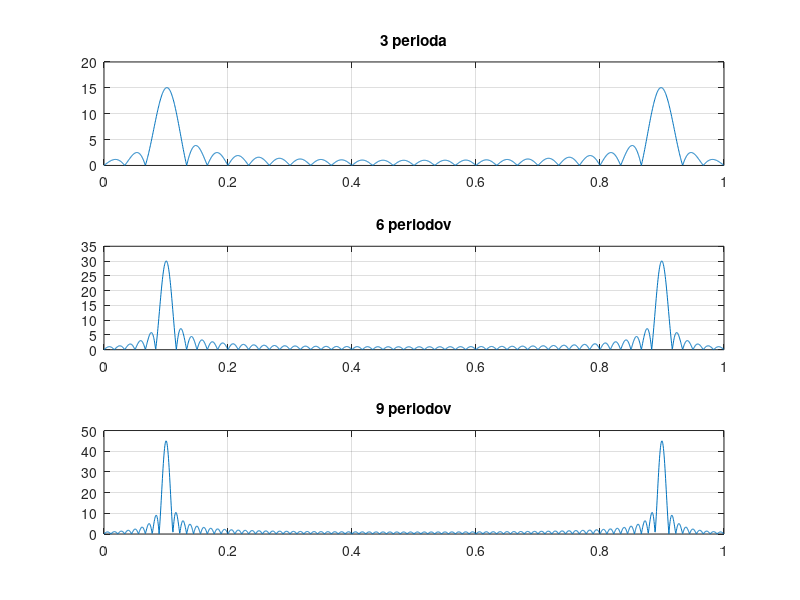

Source code (MATLAB):
Fs = 1;
ts = 0: 1/Fs : 29;

x1 = cos(2*pi*ts/10);
x2 = [x1 x1];
x3 = [x1 x1 x1];

N = 2048;

X1 = abs(fft(x1,N));                    %FFT ot X ispolzya 64 otcheta, ostalnoe zabei 0s
X2 = abs(fft(x2,N));
X3 = abs(fft(x3,N));

F = [0 : N-1]*Fs/N;                  %poluchaem massiv dannix 

subplot(3,1,1);
plot(F,X1); grid on;
title('3 perioda');

subplot(3,1,2);
plot(F,X2); grid on;
title('6 periodov');

subplot(3,1,3);
plot(F,X3); grid on;
title('9 periodov');